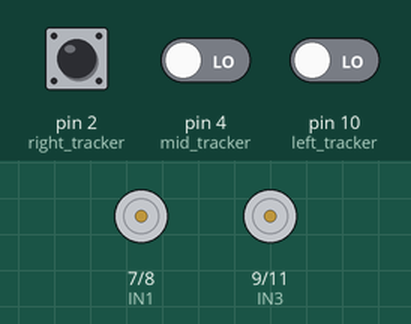
This sketch was run on a simulated Arduino Uno, built with avr-gcc and run on an emulated ATmega328P. Shown: motor-driver pin pairs drawn as motors (green arrow = first pin HIGH = forward, orange = second pin HIGH = backward, longer = more drive, scaled by the enable pin). Inputs (shaded band) come from the test bench; at power-on: pin 4 (mid_tracker) LOW, pin 10 (left_tracker) LOW, pin 2 (right_tracker) LOW.

Above: at 1.2 s.
1.3 s: pin 4 (mid_tracker) driven HIGH and pin 10 (left_tracker) driven HIGH
At 2.5 s:
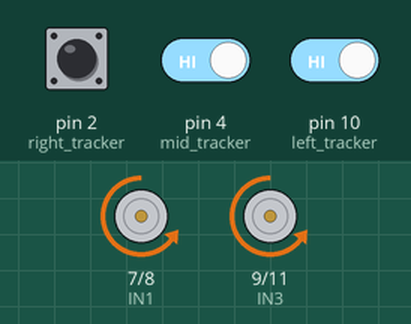
2.8 s: pin 2 (right_tracker) pulled HIGH for 0.15 s
At 2.87 s:
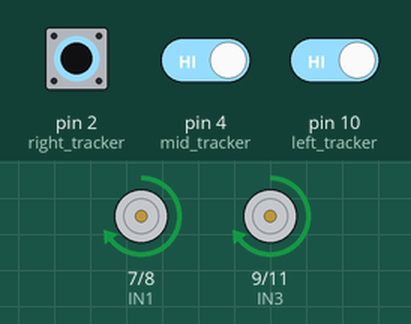
4.4 s: pin 2 (right_tracker) pulled HIGH for 3.2 s
At 8.6 s:
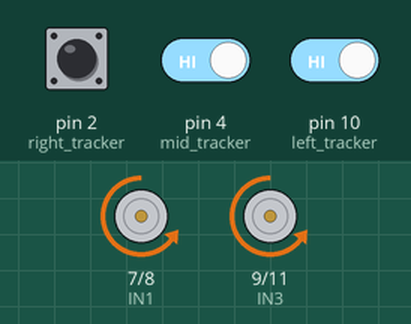
9.1 s: pin 2 (right_tracker) driven HIGH and pin 4 (mid_tracker) driven LOW
At 9.8 s:
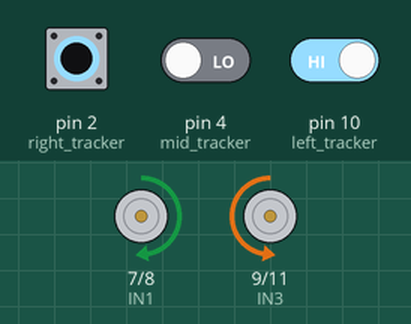
10.6 s: pin 4 (mid_tracker) driven HIGH
At 10.9 s:
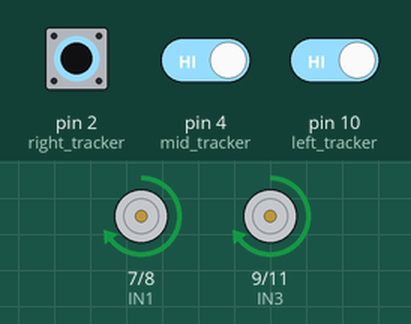
Timing chart, 0 to 13.1 s (numbered marks = the images above; inputs shaded):
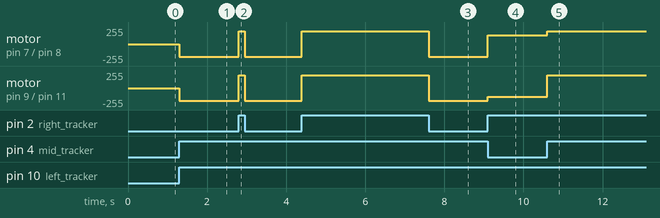

The sketch:

line_follower_basic.ino
```cpp
/*
 * Author - Aryan Singh (build_error)
 * link to the project video - https://www.youtube.com/watch?v=_W4bohFWdrs
 */
int mid_tracker=4,left_tracker=10,right_tracker=2;
int ENA=5,ENB=6,IN1=7,IN2=8,IN3=9,IN4=11;

void setup() {
  // put your setup code here, to run once:
  pinMode(mid_tracker,INPUT);
  pinMode(left_tracker,INPUT);
  pinMode(right_tracker,INPUT);
  pinMode(ENA,OUTPUT);
  pinMode(ENB,OUTPUT);
  pinMode(IN1,OUTPUT);
  pinMode(IN2,OUTPUT);
  pinMode(IN3,OUTPUT);
  pinMode(IN4,OUTPUT);
  Serial.begin(9600);
}

enum dir {f=1,b,l,r,s,ll,lr};

void motor_drive(int dir,int speed_bot)
{
  int motor_status[5][4]={{1,0,0,1},{0,1,1,0},{0,1,0,1},{1,0,1,0},{0,0,0,0}};
  int final_speed=(int)((1.65*speed_bot)+95);
  switch (dir)
  {
    case 1:
    digitalWrite(IN1,motor_status[0][0]);
    digitalWrite(IN2,motor_status[0][1]);
    digitalWrite(IN3,motor_status[0][2]);
    digitalWrite(IN4,motor_status[0][3]);
    analogWrite(ENA,final_speed);
    analogWrite(ENB,final_speed);
    break;

    case 2:
    digitalWrite(IN1,motor_status[1][0]);
    digitalWrite(IN2,motor_status[1][1]);
    digitalWrite(IN3,motor_status[1][2]);
    digitalWrite(IN4,motor_status[1][3]);
    analogWrite(ENA,final_speed);
    analogWrite(ENB,final_speed);
    break;

    case 3:
    digitalWrite(IN1,motor_status[2][0]);
    digitalWrite(IN2,motor_status[2][1]);
    digitalWrite(IN3,motor_status[2][2]);
    digitalWrite(IN4,motor_status[2][3]);
    analogWrite(ENA,final_speed);
    analogWrite(ENB,final_speed);
    break;

    case 4:
    digitalWrite(IN1,motor_status[3][0]);
    digitalWrite(IN2,motor_status[3][1]);
    digitalWrite(IN3,motor_status[3][2]);
    digitalWrite(IN4,motor_status[3][3]);
    analogWrite(ENA,final_speed);
    analogWrite(ENB,final_speed);
    break;

    case 5:
    digitalWrite(IN1,motor_status[4][0]);
    digitalWrite(IN2,motor_status[4][1]);
    digitalWrite(IN3,motor_status[4][2]);
    digitalWrite(IN4,motor_status[4][3]);
    analogWrite(ENA,final_speed);
    analogWrite(ENB,final_speed);
    break;

    case 6:
    digitalWrite(IN1,motor_status[3][0]);
    digitalWrite(IN2,motor_status[3][1]);
    digitalWrite(IN3,motor_status[3][2]);
    digitalWrite(IN4,motor_status[3][3]);
    analogWrite(ENA,final_speed);
    analogWrite(ENB,0);
    break;

    case 7:
    digitalWrite(IN1,motor_status[2][0]);
    digitalWrite(IN2,motor_status[2][1]);
    digitalWrite(IN3,motor_status[2][2]);
    digitalWrite(IN4,motor_status[2][3]);
    analogWrite(ENA,0);
    analogWrite(ENB,final_speed);
    break;
  }
}

void loop() {
  int dir_prev=l;
  // put your main code here, to run repeatedly:
//  if(digitalRead(mid_tracker)==0 && digitalRead(left_tracker)==1 && digitalRead(right_tracker)==1)
//  {
//    motor_drive(f,20);
//  }
//  else if(digitalRead(mid_tracker)==1 && digitalRead(left_tracker)==1 && digitalRead(right_tracker)==0)
//  {
//    motor_drive(r,60);
//  }
//  else if(digitalRead(mid_tracker)==1 && digitalRead(left_tracker)==0 && digitalRead(right_tracker)==1)
//  {
//    motor_drive(l,60);
//  }
  while (digitalRead(mid_tracker)==0 && digitalRead(left_tracker)==1 && digitalRead(right_tracker)==1)
  {
    motor_drive(f,20);
  }

  while (digitalRead(mid_tracker)==1 && digitalRead(left_tracker)==0 && digitalRead(right_tracker)==1)
  {
    motor_drive(r,60);
    dir_prev=r;
  }

  while (digitalRead(mid_tracker)==1 && digitalRead(left_tracker)==1 && digitalRead(right_tracker)==0)
  {
    motor_drive(l,60);
    dir_prev=l;
  }

  //Special Code
  while (digitalRead(mid_tracker)==1 && digitalRead(left_tracker)==1 && digitalRead(right_tracker)==1)
  {
    if (dir_prev==r) motor_drive(l,60);
    if (dir_prev==l) motor_drive(r,60);
  }
}
```

Measured:
- after the input at 1.3 s, motor on pin 7 (IN1) / pin 8 (IN2), motor on pin 9 (IN3) / pin 11 (IN4): stopped → backward 194/255 at once
- after the input at 2.8 s, motor on pin 7 (IN1) / pin 8 (IN2), motor on pin 9 (IN3) / pin 11 (IN4): backward 194/255 → forward 194/255 at once, → backward 194/255 0.15 s later
- after the input at 4.4 s, motor on pin 7 (IN1) / pin 8 (IN2), motor on pin 9 (IN3) / pin 11 (IN4): backward 194/255 → forward 194/255 at once, → backward 194/255 3.2 s later
- after the input at 9.1 s, motor on pin 7 (IN1) / pin 8 (IN2): backward 194/255 → forward 128/255 at once; motor on pin 9 (IN3) / pin 11 (IN4): backward 194/255 → backward 128/255 at once
- after the input at 10.6 s, motor on pin 7 (IN1) / pin 8 (IN2): forward 128/255 → forward 194/255 at once; motor on pin 9 (IN3) / pin 11 (IN4): backward 128/255 → forward 194/255 at once
